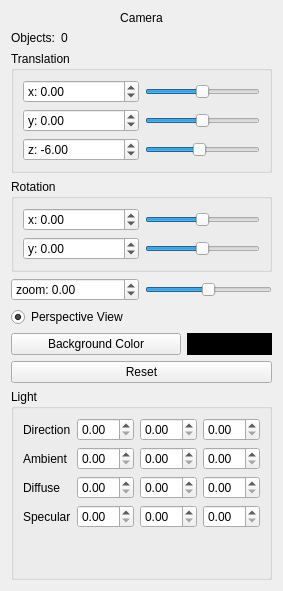
       <widget class="QWidget" name="stack_Camera">
        <layout class="QVBoxLayout" name="verticalLayout_2" stretch="0,1">
         <item>
          <widget class="QLabel" name="label">
           <property name="text">
            <string>Camera</string>
           </property>
           <property name="alignment">
            <set>Qt::AlignCenter</set>
           </property>
          </widget>
         </item>
         <item>
          <layout class="QVBoxLayout" name="verticalLayout" stretch="0,0,0,0,0,0,0,0">
           <property name="sizeConstraint">
            <enum>QLayout::SetDefaultConstraint</enum>
           </property>
           <item>
            <layout class="QHBoxLayout" name="horizontalLayout_5" stretch="0,1">
             <item>
              <widget class="QLabel" name="label_4">
               <property name="sizePolicy">
                <sizepolicy hsizetype="Preferred" vsizetype="Preferred">
                 <horstretch>0</horstretch>
                 <verstretch>0</verstretch>
                </sizepolicy>
               </property>
               <property name="text">
                <string>Objects:</string>
               </property>
              </widget>
             </item>
             <item>
              <widget class="QLabel" name="ObjectsCountLabel">
               <property name="sizePolicy">
                <sizepolicy hsizetype="Preferred" vsizetype="Preferred">
                 <horstretch>0</horstretch>
                 <verstretch>0</verstretch>
                </sizepolicy>
               </property>
               <property name="text">
                <string>0</string>
               </property>
              </widget>
             </item>
            </layout>
           </item>
           <item>
            <widget class="QGroupBox" name="groupBox_7">
             <property name="title">
              <string>Translation</string>
             </property>
             <layout class="QVBoxLayout" name="verticalLayout_10">
              <item>
               <layout class="QHBoxLayout" name="horizontalLayout_26">
                <item>
                 <widget class="QDoubleSpinBox" name="xTransDoubleBox">
                  <property name="prefix">
                   <string>x: </string>
                  </property>
                  <property name="minimum">
                   <double>-1000.000000000000000</double>
                  </property>
                  <property name="maximum">
                   <double>1000.000000000000000</double>
                  </property>
                 </widget>
                </item>
                <item>
                 <widget class="QSlider" name="xTrans">
                  <property name="sizePolicy">
                   <sizepolicy hsizetype="Preferred" vsizetype="Fixed">
                    <horstretch>0</horstretch>
                    <verstretch>0</verstretch>
                   </sizepolicy>
                  </property>
                  <property name="minimum">
                   <number>-100</number>
                  </property>
                  <property name="maximum">
                   <number>100</number>
                  </property>
                  <property name="value">
                   <number>0</number>
                  </property>
                  <property name="orientation">
                   <enum>Qt::Horizontal</enum>
                  </property>
                 </widget>
                </item>
               </layout>
              </item>
              <item>
               <layout class="QHBoxLayout" name="horizontalLayout_28">
                <item>
                 <widget class="QDoubleSpinBox" name="yTransDoubleBox">
                  <property name="keyboardTracking">
                   <bool>true</bool>
                  </property>
                  <property name="prefix">
                   <string>y: </string>
                  </property>
                  <property name="minimum">
                   <double>-1000.000000000000000</double>
                  </property>
                  <property name="maximum">
                   <double>1000.000000000000000</double>
                  </property>
                 </widget>
                </item>
                <item>
                 <widget class="QSlider" name="yTrans">
                  <property name="sizePolicy">
                   <sizepolicy hsizetype="Preferred" vsizetype="Fixed">
                    <horstretch>0</horstretch>
                    <verstretch>0</verstretch>
                   </sizepolicy>
                  </property>
                  <property name="minimum">
                   <number>-100</number>
                  </property>
                  <property name="maximum">
                   <number>100</number>
                  </property>
                  <property name="orientation">
                   <enum>Qt::Horizontal</enum>
                  </property>
                 </widget>
                </item>
               </layout>
              </item>
              <item>
               <layout class="QHBoxLayout" name="horizontalLayout_29">
                <item>
                 <widget class="QDoubleSpinBox" name="zTransDoubleBox">
                  <property name="prefix">
                   <string>z: </string>
                  </property>
                  <property name="minimum">
                   <double>-1000.000000000000000</double>
                  </property>
                  <property name="maximum">
                   <double>1000.000000000000000</double>
                  </property>
                  <property name="value">
                   <double>-6.000000000000000</double>
                  </property>
                 </widget>
                </item>
                <item>
                 <widget class="QSlider" name="zTrans">
                  <property name="sizePolicy">
                   <sizepolicy hsizetype="Preferred" vsizetype="Fixed">
                    <horstretch>0</horstretch>
                    <verstretch>0</verstretch>
                   </sizepolicy>
                  </property>
                  <property name="minimum">
                   <number>-100</number>
                  </property>
                  <property name="maximum">
                   <number>100</number>
                  </property>
                  <property name="value">
                   <number>-6</number>
                  </property>
                  <property name="orientation">
                   <enum>Qt::Horizontal</enum>
                  </property>
                 </widget>
                </item>
               </layout>
              </item>
             </layout>
            </widget>
           </item>
           <item>
            <widget class="QGroupBox" name="groupBox_8">
             <property name="title">
              <string>Rotation</string>
             </property>
             <layout class="QVBoxLayout" name="verticalLayout_14">
              <item>
               <layout class="QHBoxLayout" name="horizontalLayout_30">
                <item>
                 <widget class="QDoubleSpinBox" name="xRotDoubleBox">
                  <property name="prefix">
                   <string>x: </string>
                  </property>
                  <property name="minimum">
                   <double>-1000.000000000000000</double>
                  </property>
                  <property name="maximum">
                   <double>1000.000000000000000</double>
                  </property>
                 </widget>
                </item>
                <item>
                 <widget class="QSlider" name="xRot">
                  <property name="sizePolicy">
                   <sizepolicy hsizetype="Preferred" vsizetype="Fixed">
                    <horstretch>0</horstretch>
                    <verstretch>0</verstretch>
                   </sizepolicy>
                  </property>
                  <property name="minimum">
                   <number>-180</number>
                  </property>
                  <property name="maximum">
                   <number>180</number>
                  </property>
                  <property name="orientation">
                   <enum>Qt::Horizontal</enum>
                  </property>
                 </widget>
                </item>
               </layout>
              </item>
              <item>
               <layout class="QHBoxLayout" name="horizontalLayout_31">
                <item>
                 <widget class="QDoubleSpinBox" name="yRotDoubleBox">
                  <property name="prefix">
                   <string>y: </string>
                  </property>
                  <property name="minimum">
                   <double>-1000.000000000000000</double>
                  </property>
                  <property name="maximum">
                   <double>1000.000000000000000</double>
                  </property>
                 </widget>
                </item>
                <item>
                 <widget class="QSlider" name="yRot">
                  <property name="sizePolicy">
                   <sizepolicy hsizetype="Preferred" vsizetype="Fixed">
                    <horstretch>0</horstretch>
                    <verstretch>0</verstretch>
                   </sizepolicy>
                  </property>
                  <property name="minimum">
                   <number>-270</number>
                  </property>
                  <property name="maximum">
                   <number>90</number>
                  </property>
                  <property name="value">
                   <number>-90</number>
                  </property>
                  <property name="orientation">
                   <enum>Qt::Horizontal</enum>
                  </property>
                 </widget>
                </item>
               </layout>
              </item>
             </layout>
            </widget>
           </item>
           <item>
            <layout class="QHBoxLayout" name="horizontalLayout_32">
             <item>
              <widget class="QDoubleSpinBox" name="zRotDoubleBox_3">
               <property name="prefix">
                <string>zoom: </string>
               </property>
               <property name="minimum">
                <double>-1000.000000000000000</double>
               </property>
               <property name="maximum">
                <double>1000.000000000000000</double>
               </property>
              </widget>
             </item>
             <item>
              <widget class="QSlider" name="CameraZoom">
               <property name="sizePolicy">
                <sizepolicy hsizetype="Preferred" vsizetype="Fixed">
                 <horstretch>0</horstretch>
                 <verstretch>0</verstretch>
                </sizepolicy>
               </property>
               <property name="minimum">
                <number>-100</number>
               </property>
               <property name="maximum">
                <number>100</number>
               </property>
               <property name="orientation">
                <enum>Qt::Horizontal</enum>
               </property>
              </widget>
             </item>
            </layout>
           </item>
           <item>
            <layout class="QHBoxLayout" name="horizontalLayout_14">
             <item>
              <widget class="QRadioButton" name="btn_perspective">
               <property name="text">
                <string>Perspective View</string>
               </property>
               <property name="checked">
                <bool>true</bool>
               </property>
              </widget>
             </item>
            </layout>
           </item>
           <item>
            <layout class="QHBoxLayout" name="horizontalLayout_17" stretch="2,1">
             <item>
              <widget class="QPushButton" name="btn_BackColor">
               <property name="text">
                <string>Background Color</string>
               </property>
              </widget>
             </item>
             <item>
              <widget class="QLabel" name="l_BackColor">
               <property name="styleSheet">
                <string notr="true">background-color: #ff000000</string>
               </property>
               <property name="text">
                <string/>
               </property>
              </widget>
             </item>
            </layout>
           </item>
           <item>
            <widget class="QPushButton" name="btn_ResetCamera">
             <property name="sizePolicy">
              <sizepolicy hsizetype="Minimum" vsizetype="Minimum">
               <horstretch>0</horstretch>
               <verstretch>0</verstretch>
              </sizepolicy>
             </property>
             <property name="text">
              <string>Reset</string>
             </property>
            </widget>
           </item>
           <item>
            <widget class="QGroupBox" name="groupBox_9">
             <property name="title">
              <string>Light</string>
             </property>
             <layout class="QVBoxLayout" name="verticalLayout_15">
              <item>
               <layout class="QHBoxLayout" name="horizontalLayout_10">
                <item>
                 <widget class="QLabel" name="label_9">
                  <property name="text">
                   <string>Direction</string>
                  </property>
                 </widget>
                </item>
                <item>
                 <widget class="QDoubleSpinBox" name="doubleSpinBox_7"/>
                </item>
                <item>
                 <widget class="QDoubleSpinBox" name="doubleSpinBox_8"/>
                </item>
                <item>
                 <widget class="QDoubleSpinBox" name="doubleSpinBox_9"/>
                </item>
               </layout>
              </item>
              <item>
               <layout class="QHBoxLayout" name="horizontalLayout_8">
                <item>
                 <widget class="QLabel" name="label_7">
                  <property name="text">
                   <string>Ambient</string>
                  </property>
                 </widget>
                </item>
                <item>
                 <widget class="QDoubleSpinBox" name="doubleSpinBox"/>
                </item>
                <item>
                 <widget class="QDoubleSpinBox" name="doubleSpinBox_3"/>
                </item>
                <item>
                 <widget class="QDoubleSpinBox" name="doubleSpinBox_2"/>
                </item>
               </layout>
              </item>
              <item>
               <layout class="QHBoxLayout" name="horizontalLayout_12">
                <item>
                 <widget class="QLabel" name="label_10">
                  <property name="text">
                   <string>Diffuse</string>
                  </property>
                 </widget>
                </item>
                <item>
                 <widget class="QDoubleSpinBox" name="doubleSpinBox_10"/>
                </item>
                <item>
                 <widget class="QDoubleSpinBox" name="doubleSpinBox_11"/>
                </item>
                <item>
                 <widget class="QDoubleSpinBox" name="doubleSpinBox_12"/>
                </item>
               </layout>
              </item>
              <item>
               <layout class="QHBoxLayout" name="horizontalLayout_9">
                <item>
                 <widget class="QLabel" name="label_8">
                  <property name="text">
                   <string>Specular</string>
                  </property>
                 </widget>
                </item>
                <item>
                 <widget class="QDoubleSpinBox" name="doubleSpinBox_4"/>
                </item>
                <item>
                 <widget class="QDoubleSpinBox" name="doubleSpinBox_5"/>
                </item>
                <item>
                 <widget class="QDoubleSpinBox" name="doubleSpinBox_6"/>
                </item>
               </layout>
              </item>
              <item>
               <spacer name="verticalSpacer">
                <property name="orientation">
                 <enum>Qt::Vertical</enum>
                </property>
                <property name="sizeHint" stdset="0">
                 <size>
                  <width>20</width>
                  <height>40</height>
                 </size>
                </property>
               </spacer>
              </item>
             </layout>
            </widget>
           </item>
          </layout>
         </item>
        </layout>
       </widget>
